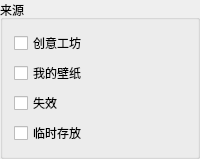
            <widget class="QGroupBox" name="groupBox_4">
             <property name="title">
              <string>来源</string>
             </property>
             <layout class="QVBoxLayout" name="verticalLayout_10">
              <item>
               <widget class="QCheckBox" name="checkBox_wallpaper">
                <property name="text">
                 <string>创意工坊</string>
                </property>
                <attribute name="buttonGroup">
                 <string notr="true">buttonGroup_source</string>
                </attribute>
               </widget>
              </item>
              <item>
               <widget class="QCheckBox" name="checkBox_backup">
                <property name="text">
                 <string>我的壁纸</string>
                </property>
                <attribute name="buttonGroup">
                 <string notr="true">buttonGroup_source</string>
                </attribute>
               </widget>
              </item>
              <item>
               <widget class="QCheckBox" name="checkBox_invalid">
                <property name="minimumSize">
                 <size>
                  <width>0</width>
                  <height>0</height>
                 </size>
                </property>
                <property name="maximumSize">
                 <size>
                  <width>16777215</width>
                  <height>16777215</height>
                 </size>
                </property>
                <property name="text">
                 <string>失效</string>
                </property>
                <attribute name="buttonGroup">
                 <string notr="true">buttonGroup_source</string>
                </attribute>
               </widget>
              </item>
              <item>
               <widget class="QCheckBox" name="checkBox_temp">
                <property name="text">
                 <string>临时存放</string>
                </property>
                <attribute name="buttonGroup">
                 <string notr="true">buttonGroup_source</string>
                </attribute>
               </widget>
              </item>
             </layout>
            </widget>
